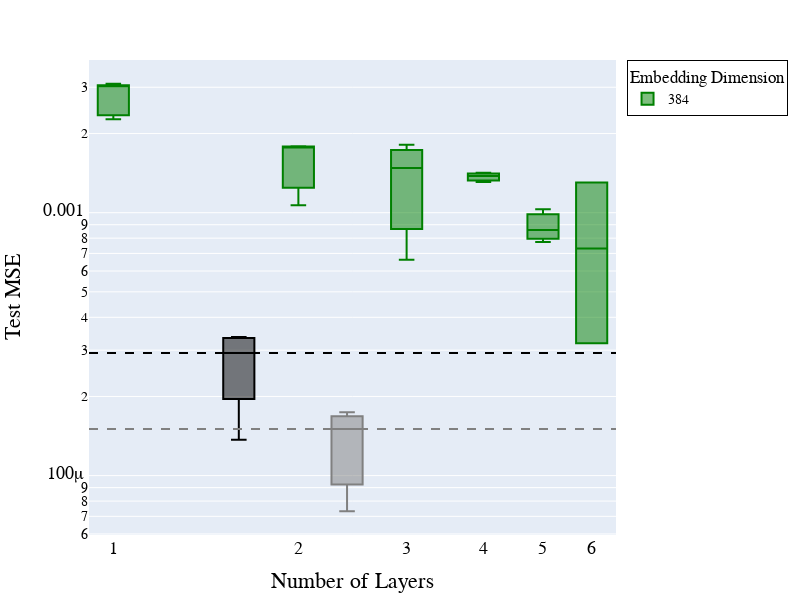

The notebook cell this image was saved under:
### Code cell
import plotly.express as px
import numpy as np
import plotly.graph_objects as go

df_plot = results.copy()
df_plot["epoch"] = df_plot["epoch"].astype(str)

df_plot["dataset_path"] = df_plot["dataset_path"].str.split("/").str[2].str.split("tokenized_").str[1]


# compute baseline
filter_dic_baseline = {
    "num_layers": "2",
    #"d_model": "256",
    #"embedding": "gaussian",
    #"read_in_bias": "False",
    "reverse_numerical_embedding": "False",
    "epoch": "50",
    "dataset_path": "fad_4_op_uniform",
}

df_baseline = df_plot.copy()
for key, value in filter_dic_baseline.items():
    df_baseline = df_baseline[np.isin(df_baseline[key], [value, "missing"])]

# only fourier or gaussian
df_baseline = df_baseline[df_baseline["embedding_type"] != "linear"]

print("fourier_length_scale", df_baseline["fourier_length_scale"].unique())
print("gaussian_embedding_sd", df_baseline["gaussian_embedding_sd"].unique())

# compute the mean val_loss_total grouped by embedding
df_baseline_grouped = df_baseline.groupby(["embedding_type", "epoch"])["val_loss_total"].median().reset_index()



filter_dic = {
    "epoch": "50",
    #"d_model": "256",
    "embedding_type": "linear",
    "dataset_path": "fad_4_op_uniform",
    #"read_in_bias": "False",
}
# remove 128 d_model
df_plot = df_plot[df_plot["d_model"] != "128"]

#df_plot = df_long.copy()
for key, value in filter_dic.items():
    df_plot = df_plot[np.isin(df_plot[key], [value, "missing"])]

df_plot["num_layers"] = df_plot["num_layers"].astype("int")
# order num_layers
#df_plot["num_layers"] = pd.Categorical(df_plot["num_layers"], categories=["1", "2", "4", "6", "8", "10", "12", "14", "16", "18", "20"], ordered=True)
# order d_model as categorical
df_plot["d_model"] = df_plot["d_model"].astype(str)
#df_plot["d_model"] = pd.Categorical(df_plot["d_model"], categories=["128", "256", "512"], ordered=True)
# check that collator contains "last"
df_plot = df_plot[df_plot["collator"].str.contains("last")]

for col in df_plot.columns:
    if len(np.unique(df_plot[col])) > 1:
        # check if missing is in the unique values
        if "missing" in np.unique(df_plot[col]) and len(np.unique(df_plot[col])) == 2:
            continue
        elif len(np.unique(df_plot[col])) < 100:
            print(col, np.unique(df_plot[col], return_counts=True))
        else:
            print(col, len(np.unique(df_plot[col])))

# palette with green
fig = px.box(df_plot, 
           x="num_layers", 
           #y="embedding", 
           y = "val_loss_total",
           color="d_model", 
           hover_data=["iter", "d_model"],
           title="Test Loss vs. Epoch",
           color_discrete_sequence=["green"],
           #facet_col="read_in_bias",
           #facet_row="embedding",
           log_y=True,
           #category_orders={"num_layers": ["1", "2", "4", "8", "16", "32"]}, # removed 1
           log_x=True,
           #height=600,
)



# # Add horizontal lines and annotations for the baseline
for i, embedding in enumerate(df_baseline["embedding_type"].unique()):
    baseline_data = df_baseline_grouped[df_baseline_grouped["embedding_type"] == embedding]
    color = "grey" if i else "black"
    for i, row in baseline_data.iterrows():
        fig.add_hline(y=row["val_loss_total"], line_dash="dash", line_color=color)
        # Adjust the annotation position to be near the right side of the plot
        #fig.add_annotation(
            #x=0.95,  # Use relative coordinates (0 to 1) for x position
        #    y=row["val_loss_total"], 
            #text=f"{embedding} baseline (epoch {row['epoch']})", 
            #showarrow=True, 
            # arrowhead=2,
            # ax=0.95,  # Position arrow base at the same relative x position
            # ay=row["val_loss_total"],  # Position arrow base at the same y value
            # xref="paper",  # Reference x to the entire plot
            # yref="y",  # Reference y to the y-axis value
            # font=dict(size=14),
            # #bgcolor="white",
            # #bordercolor="black",
            # borderwidth=2,
        #)

# Create baseline box plots and add them to the main plot
# Create baseline box plots and add them to the main plot
print(df_baseline["embedding_type"].unique())
for i, embedding in enumerate(df_baseline["embedding_type"].unique()):
    df_baseline_embedding = df_baseline[df_baseline["embedding_type"] == embedding]
    increment = 0.4 if i else -0.4  # Shift the baseline box plots to the left or right
    df_baseline_embedding["num_layers"] = df_baseline_embedding["num_layers"].astype(float) + increment
    color = "grey" if i else "black"
    baseline_fig = px.box(
        df_baseline_embedding, 
        x="num_layers", 
        y="val_loss_total",
        color="d_model",
        hover_data=["embedding_type", "fourier_length_scale", "gaussian_embedding_sd", "iter"],
        color_discrete_sequence=[color],  # Set to black
        log_y=True,
        #height=600,
    )
    for trace in baseline_fig.data:
        trace.update(showlegend=False)  # Hide legend for the baseline traces
        fig.add_trace(trace)

    
# Update layout for better readability
fig.update_layout(
    #title="Test Loss vs. Epoch",
    title="",
    xaxis_title="Number of Layers",
    yaxis_title="Test MSE",
    legend_title="Embedding Dimension",
    font=dict(
        family="Arial, sans-serif",
        size=18,  # Increase the font size
        color="black"
    ),
    title_font=dict(
        size=20,  # Increase the title font size
        color="black"
    ),
    legend=dict(
        #x=1.05,
        #y=1,
        traceorder="normal",
        bgcolor="white",
        bordercolor="black",
        borderwidth=1,
        font=dict(size=14),  # Increase legend font size
    ),
    margin=dict(l=40, r=40, t=60, b=40),  # Adjust margins for better layout
    # make box wider
    boxmode='overlay',
    boxgap=0.2,
    boxgroupgap=0.2,
)

# change x ticks for only the values in the data
fig.update_xaxes(tickvals=df_plot["num_layers"].unique())

# make it into a square
fig.update_layout(height=600, width=800)
fig.show()

# save to pdf
import plotly.io as pio
#pio.write_image(fig, "plots/sort_num_layers.pdf")

# save to svg
import plotly.io as pio
#pio.write_image(fig, "plots/sort_num_layers.svg")
pio.write_image(fig, "plots/arithmetic_num_layers_2.pdf")

### Figure 1 — Plotly figure (JSON) as saved in the notebook; plotly's stock layout.template omitted (floating-point values rounded to 4 significant figures)
{"data": [{"alignmentgroup": "True", "customdata": [["0", "384"], ["1", "384"], ["1", "384"], ["0", "384"], ["2", "384"], ["0", "384"], ["1", "384"], ["2", "384"], ["0", "384"], ["0", "384"], ["2", "384"], ["0", "384"], ["1", "384"], ["1", "384"], ["0", "384"], ["1", "384"], ["1", "384"], ["1", "384"], ["2", "384"], ["1", "384"], ["0", "384"], ["2", "384"], ["2", "384"], ["0", "384"], ["2", "384"]], "hovertemplate": "d_model=%{customdata[1]}<br>num_layers=%{x}<br>val_loss_total=%{y}<br>iter=%{customdata[0]}<extra></extra>", "legendgroup": "384", "marker": {"color": "green"}, "name": "384", "notched": false, "offsetgroup": "384", "orientation": "v", "showlegend": true, "type": "box", "x": [1, 1, 6, 6, 6, 1, 1, 4, 3, 1, 2, 2, 3, 6, 4, 5, 1, 4, 1, 2, 6, 5, 3, 5, 6], "x0": " ", "xaxis": "x", "y": [0.003053, 0.002267, 0.0007314, 0.001304, 0.0003185, 0.003053, 0.002267, 0.001378, 0.001479, 0.00259, 0.001789, 0.001068, 0.0006628, 0.0007314, 0.001308, 0.00103, 0.003054, 0.001419, 0.003093, 0.001774, 0.001304, 0.0008597, 0.001814, 0.0007741, 0.0003185], "y0": " ", "yaxis": "y"}, {"alignmentgroup": "True", "customdata": [["fourier", "0.026", "2.0", "1"], ["fourier", "0.026", "2.0", "0"], ["fourier", "0.026", "2.0", "2"], ["fourier", "0.026", "2.0", "3"]], "hovertemplate": "d_model=384<br>num_layers=%{x}<br>val_loss_total=%{y}<br>embedding_type=%{customdata[0]}<br>fourier_length_scale=%{customdata[1]}<br>gaussian_embedding_sd=%{customdata[2]}<br>iter=%{customdata[3]}<extra></extra>", "legendgroup": "384", "marker": {"color": "black"}, "name": "384", "notched": false, "offsetgroup": "384", "orientation": "v", "showlegend": false, "type": "box", "x": [1.6, 1.6, 1.6, 1.6], "x0": " ", "xaxis": "x", "y": [0.0003364, 0.000331, 0.0002541, 0.0001368], "y0": " ", "yaxis": "y"}, {"alignmentgroup": "True", "customdata": [["gaussian", "1.0", "[0.026041666666666668]", "2"], ["gaussian", "1.0", "[0.026041666666666668]", "0"], ["gaussian", "1.0", "[0.026041666666666668]", "1"]], "hovertemplate": "d_model=384<br>num_layers=%{x}<br>val_loss_total=%{y}<br>embedding_type=%{customdata[0]}<br>fourier_length_scale=%{customdata[1]}<br>gaussian_embedding_sd=%{customdata[2]}<br>iter=%{customdata[3]}<extra></extra>", "legendgroup": "384", "marker": {"color": "grey"}, "name": "384", "notched": false, "offsetgroup": "384", "orientation": "v", "showlegend": false, "type": "box", "x": [2.4, 2.4, 2.4], "x0": " ", "xaxis": "x", "y": [7.319e-05, 0.0001504, 0.0001742], "y0": " ", "yaxis": "y"}], "layout": {"boxgap": 0.2, "boxgroupgap": 0.2, "boxmode": "overlay", "font": {"color": "black", "family": "Arial, sans-serif", "size": 18}, "height": 600, "legend": {"bgcolor": "white", "bordercolor": "black", "borderwidth": 1, "font": {"size": 14}, "title": {"text": "Embedding Dimension"}, "tracegroupgap": 0, "traceorder": "normal"}, "margin": {"b": 40, "l": 40, "r": 40, "t": 60}, "shapes": [{"line": {"color": "black", "dash": "dash"}, "type": "line", "x0": 0, "x1": 1, "xref": "x domain", "y0": 0.0002926, "y1": 0.0002926, "yref": "y"}, {"line": {"color": "grey", "dash": "dash"}, "type": "line", "x0": 0, "x1": 1, "xref": "x domain", "y0": 0.0001504, "y1": 0.0001504, "yref": "y"}], "title": {"font": {"color": "black", "size": 20}, "text": ""}, "width": 800, "xaxis": {"anchor": "y", "domain": [0, 1], "tickvals": [1, 6, 4, 3, 2, 5], "title": {"text": "Number of Layers"}, "type": "log"}, "yaxis": {"anchor": "x", "domain": [0, 1], "title": {"text": "Test MSE"}, "type": "log"}}}
